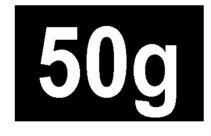
#> input picture symbols/50g.png, 211 x 136 px
$ python -i detect.py   (imports and definitions only)
#> lines starting #> are read from the running program, lines starting #| are printed output that depends on the picture
import cv2
import numpy as np
import os
import math
import tempfile
from pathlib import Path

# [105 lines of commented-out code are left out]
_SYMBOL_FOLDER = os.path.join(os.path.dirname(os.path.abspath(__file__)), "symbols")


def _load_symbol_files(folder):
#> called with folder = 'symbols'
#> pass 3 of the loop in _load_symbol_files, `for ext in ['*.jpg', '*.JPG', '*.jpeg', '*.JPEG', '*.png', '*.PNG', '*..`:
#> the loop made 8 passes; the first 3 are shown
    symbol_files = []
    for ext in ['*.jpg', '*.JPG', '*.jpeg', '*.JPEG', '*.png', '*.PNG', '*.bmp', '*.BMP']:
        symbol_files.extend(Path(folder).glob(ext))
    unique = {}
    for sf in symbol_files:
        if sf.stem not in unique:
            unique[sf.stem] = sf
#> further down, picture is the input picture: PIL image 211x136 RGBA; mean R, G, B, A 108, 108, 108, 255
    return sorted(unique.values())


_SYMBOL_FILES = _load_symbol_files(_SYMBOL_FOLDER) if os.path.isdir(_SYMBOL_FOLDER) else []


# =====================================================================
# SIFT + TEMPLATE MATCHING DETECTION ENGINE
# Ported from backend_main/verify_symbol_changes.py
# =====================================================================

def run_robust_detection(image_path, symbol_files):
    """
    SIFT+FLANN primary detection with Template Matching fallback.
    Returns list of (symbol_id, info_dict) tuples sorted by confidence.
    """
    label_img = cv2.imread(image_path)
#> label_img: shape (136, 211, 3); min 0, max 255, mean 108
    if label_img is None:
        return []

    label_gray = cv2.cvtColor(label_img, cv2.COLOR_BGR2GRAY)
    label_h, label_w = label_gray.shape
#> label_h = 136; label_w = 211

    clahe = cv2.createCLAHE(clipLimit=3.0, tileGridSize=(8, 8))
    label_enhanced = clahe.apply(label_gray)

    sift = cv2.SIFT_create(contrastThreshold=0.01, edgeThreshold=20)
    kp_label, des_label = sift.detectAndCompute(label_enhanced, None)
#> kp_label = 131 keypoints; strongest (x, y, size): (155, 70, 13.4), (70, 33, 9.6), (46, 83, 8.7), (60, 44, 7.5)

    if des_label is None:
        return []

    FLANN_INDEX_KDTREE = 1
    index_params = dict(algorithm=FLANN_INDEX_KDTREE, trees=5)
    search_params = dict(checks=50)
    flann = cv2.FlannBasedMatcher(index_params, search_params)

    detected_symbols = {}

    # --- Stage 1: SIFT Feature Matching ---
    for symbol_file in symbol_files:
        symbol_path = str(symbol_file)
        symbol_img = cv2.imread(symbol_path, 0)
        if symbol_img is None:
            continue

        symbol_name = symbol_file.stem
        symbol_enhanced = clahe.apply(symbol_img)

        min_dim = min(symbol_enhanced.shape[0], symbol_enhanced.shape[1])
#> min_dim = 136
        if min_dim < 150:
            scale = 150 / float(min_dim)
#> scale = 1.1
            symbol_enhanced = cv2.resize(symbol_enhanced, None, fx=scale, fy=scale, interpolation=cv2.INTER_CUBIC)
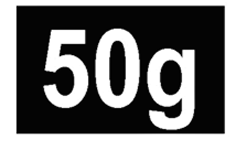
#> symbol_enhanced: shape (150, 233); min 0, max 255, mean 111.2

        symbol_h, symbol_w = symbol_enhanced.shape
#> symbol_h = 150; symbol_w = 233
        kp_symbol, des_symbol = sift.detectAndCompute(symbol_enhanced, None)
#> kp_symbol = 150 keypoints; strongest (x, y, size): (173, 111, 9.4), (171, 77, 14.8), (77, 36, 10.5), (51, 92, 9.8)

        if des_symbol is None or len(kp_symbol) < 5:
            continue

        matches = flann.knnMatch(des_symbol, des_label, k=2)
#> matches = 150 matches

        good_matches = []
        for match_pair in matches:
            if len(match_pair) == 2:
                m, n = match_pair
                if m.distance < 0.75 * n.distance:
                    good_matches.append(m)
#> this loop made 150 passes
#> after the loop, good_matches = 81 matches

        MIN_MATCH_COUNT = 10
        if symbol_w < 50 or symbol_h < 50:
            MIN_MATCH_COUNT = 5

        if len(good_matches) > MIN_MATCH_COUNT:
            src_pts = np.float32([kp_symbol[m.queryIdx].pt for m in good_matches]).reshape(-1, 1, 2)
#> src_pts = 81 rows, first 8: [22.47, 12.2], [32.48, 28.55], [33.34, 115], [43.46, 93.18], [44.96, 59.99], [46.29, 48.53], [47.49, 83.54], [47.61, 58.68]
            dst_pts = np.float32([kp_label[m.trainIdx].pt for m in good_matches]).reshape(-1, 1, 2)
#> dst_pts = 81 rows, first 8: [20.07, 10.62], [29.38, 26.37], [30.45, 104.4], [39.36, 84.44], [43.4, 37.17], [43.4, 37.17], [42.99, 75.95], [43.11, 53.1]

            M, mask = cv2.findHomography(src_pts, dst_pts, cv2.RANSAC, 5.0)
#> M = [[0.914, 0.00156, -0.423], [0.0026, 0.909, -0.141], [3.12e-05, 9.85e-06, 1]]; mask = 81 values, max 1 at index 0, min 0 at index 4, mean 0.753

            if M is not None:
                pts = np.float32([[0, 0], [0, symbol_h - 1], [symbol_w - 1, symbol_h - 1], [symbol_w - 1, 0]]).reshape(-1, 1, 2)
#> pts = [[0, 0], [0, 149], [232, 149], [232, 0]]
                dst = cv2.perspectiveTransform(pts, M)
#> dst = [[-0.423, -0.141], [-0.191, 135.1], [210, 134.7], [210.1, 0.459]]

                x_coords = [p[0][0] for p in dst]
#> x_coords = [-0.423, -0.191, 210, 210.1]
                y_coords = [p[0][1] for p in dst]
#> y_coords = [-0.141, 135.1, 134.7, 0.459]

                x1 = int(max(0, min(x_coords)))
#> x1 = 0
                y1 = int(max(0, min(y_coords)))
#> y1 = 0
                x2 = int(min(label_w, max(x_coords)))
#> x2 = 210
                y2 = int(min(label_h, max(y_coords)))
#> y2 = 135

                final_w = x2 - x1
#> final_w = 210
                final_h = y2 - y1
#> final_h = 135

                is_convex = cv2.isContourConvex(np.int32(dst))
#> is_convex = True
                contour_area = cv2.contourArea(np.int32(dst))
#> contour_area = 28177.5
                box_area = final_w * final_h
#> box_area = 28350

                valid_area = is_convex and box_area > 0 and (contour_area / box_area) > 0.4
#> valid_area = True
#> pass 3 of the loop in run_robust_detection, `for symbol_file in symbol_files:`:
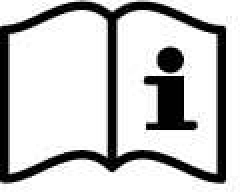
#> input picture symbols/Consult_IFU.jpg, 124 x 96 px (shown 2 times larger)
#> in run_robust_detection, symbol_img is the input picture: shape (96, 124); min 0, max 255, mean 198.7
#> in run_robust_detection, `symbol_enhanced = clahe.apply(symbol_img)`:
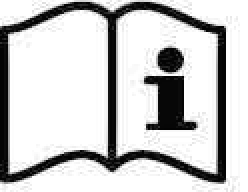
#> symbol_enhanced: shape (96, 124) (shown 2 times larger); min 3, max 255, mean 201.4
#> in run_robust_detection, `symbol_enhanced = cv2.resize(symbol_enhanced, None, fx=scale, fy=scale..`:
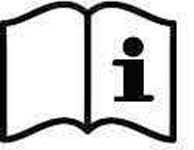
#> symbol_enhanced: shape (150, 194); min 0, max 255, mean 201.5
#> kp_symbol = 188 keypoints; strongest (x, y, size): (133, 45, 12.1), (117, 99, 4), (116, 62, 5), (150, 98, 5)
#> matches = 188 matches
#> after the loop in run_robust_detection, `for match_pair in matches:`: good_matches = 3 matches
#> the loop made 4 passes; the first 3 are shown

                if valid_area and final_w > 10 and final_h > 10 and final_w < label_w * 0.5 and final_h < label_h * 0.5:
                    confidence = len(good_matches) / len(kp_symbol)
                    if len(good_matches) >= 20:
                        confidence = min(1.0, confidence + 0.3)

                    # Raise bar for Sterile variants to avoid cross-symbol matching
                    sift_floor = 0.70 if symbol_name.startswith("Sterile") else 0.25
                    if confidence < sift_floor:
                        continue

                    detected_symbols[symbol_name] = {
                        'name': symbol_name,
                        'confidence': confidence,
                        'coords': (x1, y1, x2, y2),
                        'center': ((x1 + x2) // 2, (y1 + y2) // 2),
                        'matches': len(good_matches),
                        'file': symbol_file.name,
                        'outline': dst
                    }

    # --- Stage 2: Template Matching Fallback ---
    tm_list = [
        "Manufacture", "Manufacturer", "LOT", "REF", "EXCM", "Use_By_Date",
        "Logo", "Depuy_LOGO", "MADE_IN", "MR", "Package_Is_Damaged",
        "Consult_IFU", "Date_Of_Manufacture", "Do_Not_Resterilize",
        "Sterile_R", "Sterile_EO", "Sterile_A", "MD", "Med_Dev",
        "Medical_Device", "UDI", "Flammable"
    ]
#> tm_list = ['Manufacture', 'Manufacturer', 'LOT', 'REF', 'EXCM', 'Use_By_Date', 'Logo', 'Depuy_LOGO', 'MADE_IN', 'MR', 'Package_Is_Damaged', 'Consult_IFU', 'Date_Of_Manufacture', 'Do_Not_Resterilize', 'Sterile_R', 'Sterile_EO', 'Sterile_A', 'MD', 'Med_Dev', 'Medical_Device', 'UDI', 'Flammable']
#> pass 3 of the loop in run_robust_detection, `for cand_name in tm_list:`:
#> the loop made 22 passes; the first 3 are shown

    for cand_name in tm_list:
        cand_file = next((sf for sf in symbol_files if sf.stem == cand_name), None)
        if not cand_file:
            continue

        cand_img = cv2.imread(str(cand_file), 0)
        if cand_img is None:
            continue

        # Wider scale range for logos
        scales = np.linspace(0.2, 2.5, 40) if "logo" in cand_name.lower() else np.linspace(0.5, 2.5, 30)

        for scale in scales:
            resized_w = int(cand_img.shape[1] * scale)
            resized_h = int(cand_img.shape[0] * scale)
            if resized_h > label_h or resized_w > label_w or resized_h < 10 or resized_w < 10:
                continue

            resized = cv2.resize(cand_img, (resized_w, resized_h))
            res = cv2.matchTemplate(label_gray, resized, cv2.TM_CCOEFF_NORMED)

            # Per-symbol thresholds tuned for stability
            threshold = 0.85
            if cand_name == "Manufacture":         threshold = 0.65
            if cand_name == "Manufacturer":        threshold = 0.65
            if cand_name == "LOT":                 threshold = 0.52
            if cand_name == "REF":                 threshold = 0.53
            if cand_name == "EXCM":                threshold = 0.60
            if cand_name == "Use_By_Date":         threshold = 0.65
            if cand_name == "Logo":                threshold = 0.75
            if cand_name == "Depuy_LOGO":          threshold = 0.75
            if cand_name == "MADE_IN":             threshold = 0.80
            if cand_name == "MR":                  threshold = 0.75
            if cand_name == "Sterile_R":           threshold = 0.75
            if cand_name == "Sterile_EO":          threshold = 0.75
            if cand_name == "Sterile_A":           threshold = 0.75
            if cand_name == "MD":                  threshold = 0.75
            if cand_name == "Med_Dev":             threshold = 0.75
            if cand_name == "Medical_Device":      threshold = 0.75
            if cand_name == "UDI":                 threshold = 0.75
            if cand_name == "Flammable":           threshold = 0.75
            if cand_name == "Package_Is_Damaged":  threshold = 0.75
            if cand_name == "Consult_IFU":         threshold = 0.75
            if cand_name == "Date_Of_Manufacture": threshold = 0.75
            if cand_name == "Do_Not_Resterilize":  threshold = 0.75

            locs = np.where(res >= threshold)
            for pt in zip(*locs[::-1]):
                x1, y1 = int(pt[0]), int(pt[1])
                x2, y2 = x1 + resized_w, y1 + resized_h

                patch = label_gray[y1:y2, x1:x2]
                ph, pw = patch.shape
                ch, cw = ph // 4, pw // 4
                center_patch = patch[ch:ph - ch, cw:pw - cw]

                if np.std(center_patch) < 25:
                    continue

                conf = float(res[y1, x1])
                uid = f"{cand_name}_TM_{x1}_{y1}"

                detected_symbols[uid] = {
                    'name': cand_name,
                    'confidence': conf,
                    'coords': (x1, y1, x2, y2),
                    'center': ((x1 + x2) // 2, (y1 + y2) // 2),
                    'matches': int(conf * 100),
                    'file': cand_file.name,
                    'outline': np.float32([[[x1, y1]], [[x1, y2]], [[x2, y2]], [[x2, y1]]])
                }

    # --- Post-processing: Remove LOT false positives inside REF boxes ---
    ref_boxes = [info['coords'] for uid, info in detected_symbols.items() if 'REF' in uid]
#> ref_boxes = []
    keys_to_delete = []
    for uid, info in detected_symbols.items():
        if 'LOT' in uid:
            cx, cy = info['center']
            for rx1, ry1, rx2, ry2 in ref_boxes:
                if rx1 <= cx <= rx2 and ry1 <= cy <= ry2:
                    keys_to_delete.append(uid)
                    break
    for uid in keys_to_delete:
        del detected_symbols[uid]

    sorted_symbols = sorted(detected_symbols.items(), key=lambda x: -x[1]['confidence'])

    # --- NMS: Remove overlapping boxes (IoU > 0.3) ---
    # [9 lines left out: function compute_iou, not called in this run]

    filtered_symbols = []
    for symbol_id, info in sorted_symbols:
        keep = True
        for _, kept_info in filtered_symbols:
            if compute_iou(info['coords'], kept_info['coords']) > 0.3:
                keep = False
                break
        if keep:
            filtered_symbols.append((symbol_id, info))

    return filtered_symbols


# [75 lines left out: function analyze_symbol_changes, not called in this run]


# =====================================================================
# PUBLIC API FUNCTIONS
# =====================================================================

def run_detection_raw(pil_image):
    """
    Accepts a PIL image.
    Returns native [(symbol_id, info_dict)] tuples for direct use with analyze_symbol_changes.
    """
    with tempfile.NamedTemporaryFile(suffix=".png", delete=False) as tmp:
        tmp_path = tmp.name
        pil_image.save(tmp_path)
    try:
        return run_robust_detection(tmp_path, _SYMBOL_FILES)
    finally:
        if os.path.exists(tmp_path):
            os.unlink(tmp_path)


# [36 lines left out: function run_detection_pil, not called in this run]


# -----------------------------
# Utility / Math Logic
# -----------------------------
def get_center(bbox):
    x1, y1, x2, y2 = bbox
    return ((x1 + x2) / 2, (y1 + y2) / 2)


# [39 lines left out: function compare_labels, not called in this run]

>>> from PIL import Image
>>> picture = Image.open('symbols/50g.png')
>>> result = run_detection_raw(picture)
#> result = []
